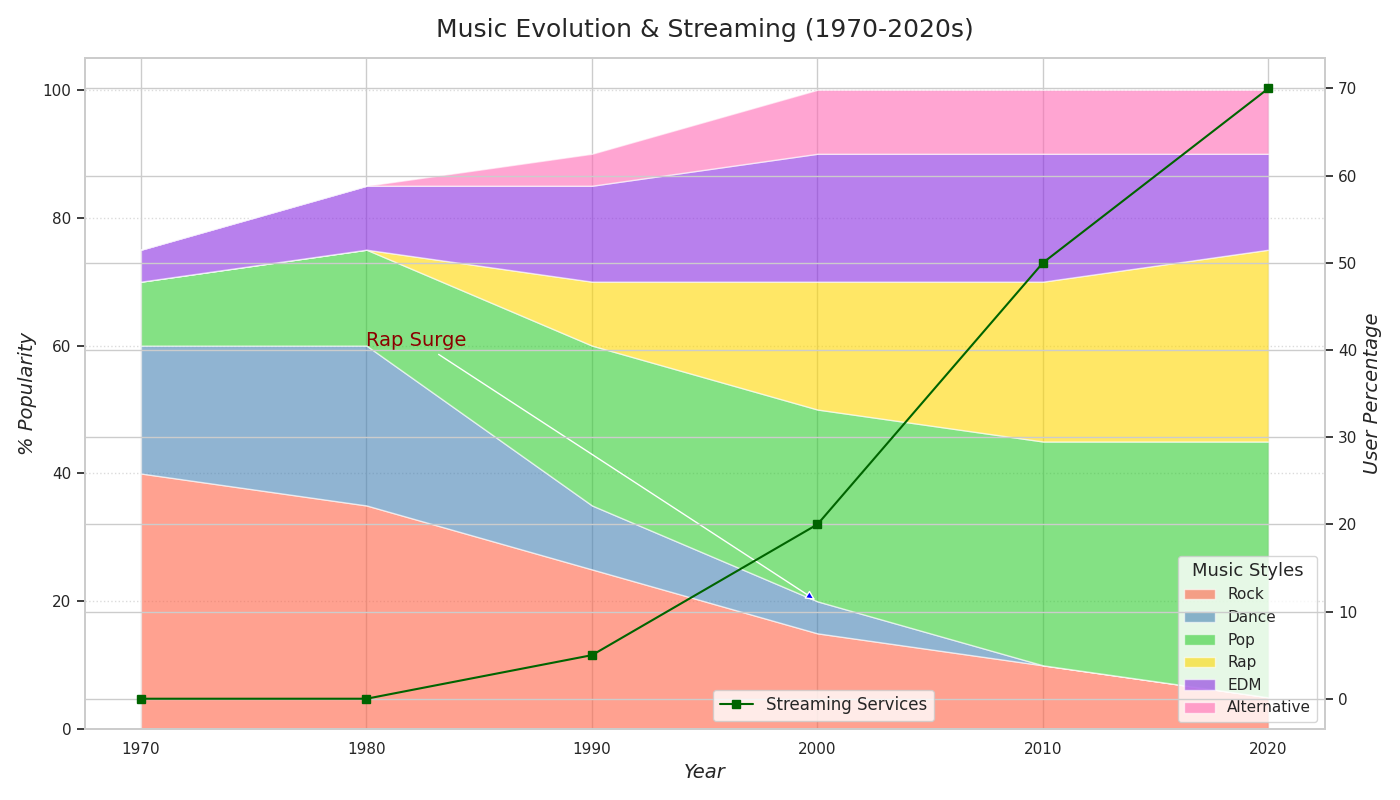

The Python source for this figure:
import numpy as np
import matplotlib.pyplot as plt

decades = np.arange(1970, 2030, 10)

rock = [40, 35, 25, 15, 10, 5]
disco = [20, 25, 10, 5, 0, 0]
pop = [10, 15, 25, 30, 35, 40]
hip_hop = [0, 0, 10, 20, 25, 30]
electronic = [5, 10, 15, 20, 20, 15]
indie = [0, 0, 5, 10, 10, 10]

stacked_data = np.vstack([rock, disco, pop, hip_hop, electronic, indie])

streaming_services = [0, 0, 5, 20, 50, 70]

fig, ax1 = plt.subplots(figsize=(14, 8))

# Altered colors and updated labels
ax1.stackplot(decades, stacked_data, labels=['Rock', 'Dance', 'Pop', 'Rap', 'EDM', 'Alternative'],
              colors=['#FF6347', '#4682B4', '#32CD32', '#FFD700', '#8A2BE2', '#FF69B4'], alpha=0.6)

ax1.set_xlabel("Year", fontsize=14, fontstyle='italic')
ax1.set_ylabel("% Popularity", fontsize=14, fontstyle='italic')
ax1.set_title("Music Evolution & Streaming (1970-2020s)", fontsize=18, fontweight='normal', pad=15)
ax1.set_xticks(decades)
ax1.grid(axis='y', linestyle=':', alpha=0.7)

ax1.annotate('Rap Surge', xy=(2000, 20), xytext=(1980, 60),
             arrowprops=dict(facecolor='blue', arrowstyle='-|>'), fontsize=14, color='darkred')

ax2 = ax1.twinx()
ax2.plot(decades, streaming_services, label='Streaming Services', color='darkgreen', linestyle='-', marker='s')
ax2.set_ylabel("User Percentage", fontsize=14, fontstyle='italic')

ax1.legend(loc='lower right', fontsize=11, title='Music Styles', title_fontsize='13')
ax2.legend(loc='lower left', fontsize=12, bbox_to_anchor=(0.5, 0))

plt.tight_layout()
plt.show()
